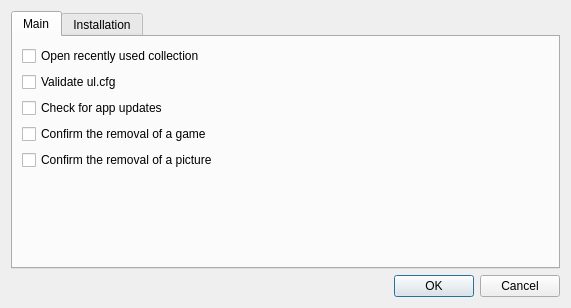
<?xml version="1.0" encoding="UTF-8"?>
<ui version="4.0">
 <class>SettingsDialog</class>
 <widget class="QDialog" name="SettingsDialog">
  <property name="geometry">
   <rect>
    <x>0</x>
    <y>0</y>
    <width>571</width>
    <height>308</height>
   </rect>
  </property>
  <property name="windowTitle">
   <string>Settings</string>
  </property>
  <property name="modal">
   <bool>true</bool>
  </property>
  <layout class="QVBoxLayout" name="verticalLayout_2">
   <item>
    <widget class="QTabWidget" name="mp_tabs">
     <property name="currentIndex">
      <number>0</number>
     </property>
     <widget class="QWidget" name="mp_tab_main">
      <attribute name="title">
       <string>Main</string>
      </attribute>
      <layout class="QVBoxLayout" name="verticalLayout_3">
       <item>
        <widget class="QCheckBox" name="mp_checkbx_reopen_last_catalog">
         <property name="text">
          <string>Open recently used collection</string>
         </property>
        </widget>
       </item>
       <item>
        <widget class="QCheckBox" name="mp_checkbox_validate_ulcfg">
         <property name="text">
          <string>Validate ul.cfg</string>
         </property>
        </widget>
       </item>
       <item>
        <widget class="QCheckBox" name="mp_checkbox_check_new_versions">
         <property name="text">
          <string>Check for app updates</string>
         </property>
        </widget>
       </item>
       <item>
        <widget class="QCheckBox" name="mp_checkbox_confirm_game_deletion">
         <property name="text">
          <string>Confirm the removal of a game</string>
         </property>
        </widget>
       </item>
       <item>
        <widget class="QCheckBox" name="mp_checkbox_confirm_picture_deletion">
         <property name="text">
          <string>Confirm the removal of a picture</string>
         </property>
        </widget>
       </item>
       <item>
        <spacer name="mp_spacer">
         <property name="orientation">
          <enum>Qt::Vertical</enum>
         </property>
         <property name="sizeHint" stdset="0">
          <size>
           <width>20</width>
           <height>47</height>
          </size>
         </property>
        </spacer>
       </item>
      </layout>
     </widget>
     <widget class="QWidget" name="mp_tab_installation">
      <attribute name="title">
       <string>Installation</string>
      </attribute>
      <layout class="QVBoxLayout" name="verticalLayout_4">
       <item>
        <widget class="QGroupBox" name="mp_group_default_behaviour">
         <property name="title">
          <string>Default behaviour</string>
         </property>
         <layout class="QVBoxLayout" name="verticalLayout">
          <item>
           <widget class="QCheckBox" name="mp_checkbox_donot_splitup">
            <property name="text">
             <string>Write ISO in a single file</string>
            </property>
           </widget>
          </item>
          <item>
           <widget class="QCheckBox" name="mp_checkobx_move_iso">
            <property name="text">
             <string>Move ISO instead of copy</string>
            </property>
           </widget>
          </item>
          <item>
           <widget class="QCheckBox" name="mp_checkbox_add_id">
            <property name="text">
             <string>Add a game ID to a filename</string>
            </property>
           </widget>
          </item>
         </layout>
        </widget>
       </item>
       <item>
        <spacer name="mp_spacer_2">
         <property name="orientation">
          <enum>Qt::Vertical</enum>
         </property>
         <property name="sizeHint" stdset="0">
          <size>
           <width>20</width>
           <height>70</height>
          </size>
         </property>
        </spacer>
       </item>
      </layout>
     </widget>
    </widget>
   </item>
   <item>
    <widget class="QDialogButtonBox" name="mp_button_box">
     <property name="orientation">
      <enum>Qt::Horizontal</enum>
     </property>
     <property name="standardButtons">
      <set>QDialogButtonBox::Cancel|QDialogButtonBox::Ok</set>
     </property>
    </widget>
   </item>
  </layout>
 </widget>
 <tabstops>
  <tabstop>mp_checkbx_reopen_last_catalog</tabstop>
  <tabstop>mp_checkbox_validate_ulcfg</tabstop>
  <tabstop>mp_checkbox_check_new_versions</tabstop>
  <tabstop>mp_checkbox_confirm_game_deletion</tabstop>
  <tabstop>mp_checkbox_confirm_picture_deletion</tabstop>
  <tabstop>mp_checkbox_donot_splitup</tabstop>
  <tabstop>mp_checkobx_move_iso</tabstop>
  <tabstop>mp_checkbox_add_id</tabstop>
  <tabstop>mp_tabs</tabstop>
 </tabstops>
 <resources/>
 <connections>
  <connection>
   <sender>mp_button_box</sender>
   <signal>accepted()</signal>
   <receiver>SettingsDialog</receiver>
   <slot>accept()</slot>
   <hints>
    <hint type="sourcelabel">
     <x>248</x>
     <y>254</y>
    </hint>
    <hint type="destinationlabel">
     <x>157</x>
     <y>274</y>
    </hint>
   </hints>
  </connection>
  <connection>
   <sender>mp_button_box</sender>
   <signal>rejected()</signal>
   <receiver>SettingsDialog</receiver>
   <slot>reject()</slot>
   <hints>
    <hint type="sourcelabel">
     <x>316</x>
     <y>260</y>
    </hint>
    <hint type="destinationlabel">
     <x>286</x>
     <y>274</y>
    </hint>
   </hints>
  </connection>
 </connections>
</ui>
